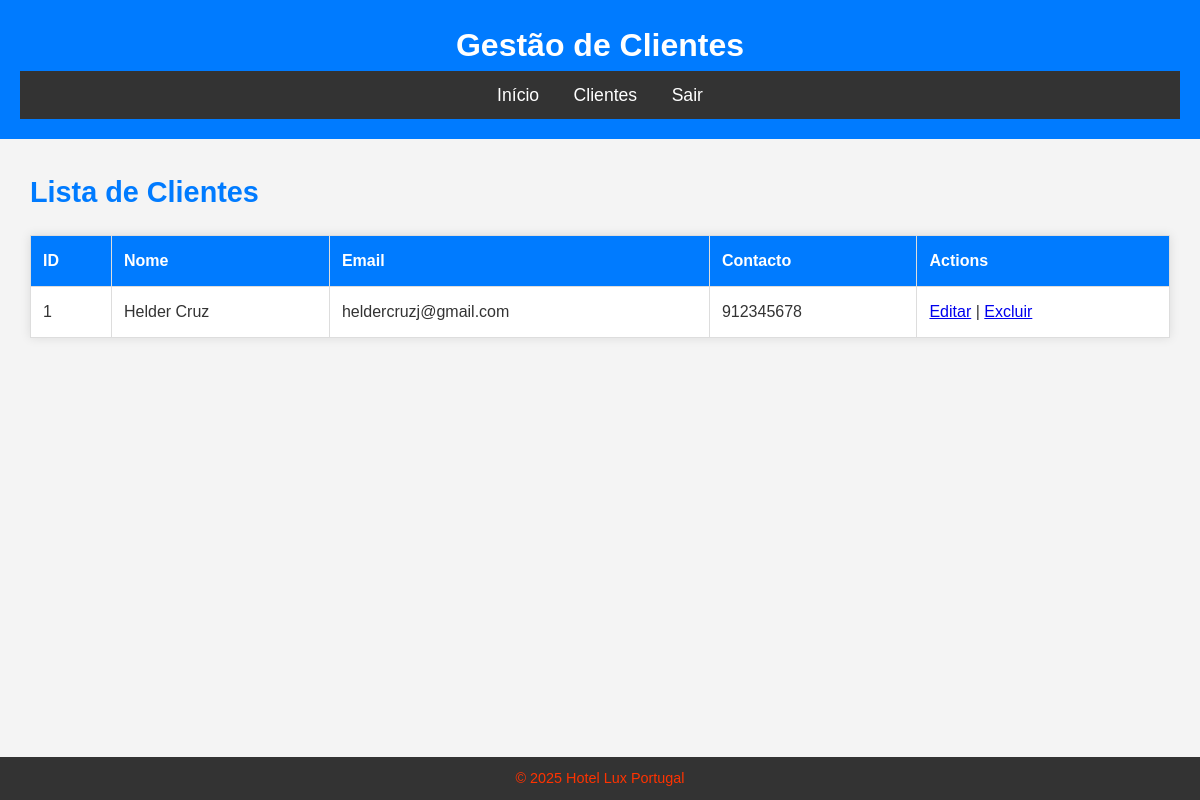
The page /clientes.php (signed in) on the database its author committed.
### tables this page shows
CREATE TABLE `cliente` (
  `id` int(11) NOT NULL,
  `nome` varchar(100) NOT NULL,
  `num_identificacao` varchar(50) NOT NULL,
  `email` varchar(100) NOT NULL,
  `contacto` varchar(20) NOT NULL,
  `password_hash` varchar(255) NOT NULL,
  `created_at` timestamp NOT NULL DEFAULT current_timestamp()
);

### clientes.php (the view, shortened to what this page needs)
<?php
require_once 'config.php';
?>
<!DOCTYPE html>
<html lang="pt-PT">
<head>
    <link rel="stylesheet" href="estilos.css">
</head>
<body>
    <header>
        <h1>Gestão de Clientes</h1>
        <nav>
            <ul>
                <li><a href="admin_dashboard.php">Início</a></li>
                <li><a href="clientes.php">Clientes</a></li>
                <li><a href="logout.php">Sair</a></li>
            </ul>
        </nav>
    </header>
    <main>
        <h2>Lista de Clientes</h2>
        <table>
            <thead>
                <tr>
                    <th>ID</th>
                    <th>Nome</th>
                    <th>Email</th>
                    <th>Contacto</th>
                    <th>Actions</th>
                </tr>
            </thead>
            <tbody>
                <?php
                $query = "SELECT * FROM cliente";
                $result = $conn->query($query);
                while ($row = $result->fetch_assoc()) {
                    echo "<tr>";
                    echo "<td>" . $row['id'] . "</td>";
                    echo "<td>" . $row['nome'] . "</td>";
                    echo "<td>" . $row['email'] . "</td>";
                    echo "<td>" . $row['contacto'] . "</td>";
                    echo "<td><a href='editar_cliente.php?id=" . $row['id'] . "'>Editar</a> | <a href='excluir_cliente.php?id=" . $row['id'] . "'>Excluir</a></td>";
                    echo "</tr>";
                }
                ?>
            </tbody>
        </table>
    </main>
    <footer>
        <p>&copy; 2025 Hotel Lux Portugal</p>
    </footer>
</body>
</html>

### estilos.css (style rules this page uses)
* { margin: 0; padding: 0; box-sizing: border-box; }
body { font-family: 'Arial', sans-serif; background-color: #f4f4f4; color: #333; line-height: 1.6; }
header { background-color: #007bff; color: white; padding: 20px; text-align: center; }
header h1 { font-size: 2rem; }
nav ul { list-style: none; padding: 10px; text-align: center; background-color: #333; }
nav ul li { display: inline; margin: 0 15px; }
nav ul li a { color: white; text-decoration: none; font-size: 1.1rem; transition: color 0.3s; }
main { margin: 30px; }
h2 { font-size: 1.8rem; color: #007bff; margin-bottom: 20px; }
table { width: 100%; margin-bottom: 30px; border-collapse: collapse; background-color: #ffffff; box-shadow: 0 0 10px rgba(0, 0, 0, 0.1); }
table th, table td { padding: 12px; text-align: left; border: 1px solid #ddd; }
table th { background-color: #007bff; color: white; font-weight: bold; }
table td { color: #333; }
p { font-size: 1.2rem; color: #ff3300; text-align: center; }
footer { background-color: #333; color: white; text-align: center; padding: 10px; position: fixed; width: 100%; bottom: 0; }
footer p { font-size: 0.9rem; }

### rows shown on the page
cliente: id "1", nome "Helder Cruz", email "heldercruzj@gmail.com", contacto "912345678"
